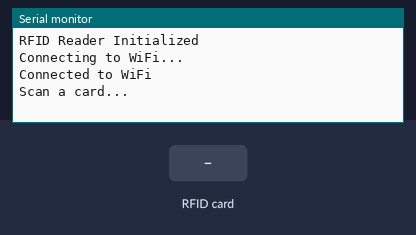
A program run on a simulated ESP32. Shown: the last lines printed to the serial monitor. The test bench sets the inputs (shaded band). WiFi joins after 1.5 s; servers stay silent unless stated; uploads are accepted with an empty reply.

Above: at 6.2 s.
6.3 s: RFID card 12 34 56 78 held to the reader
At 7.2 s:
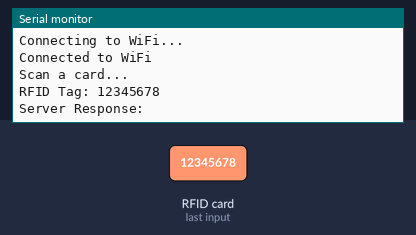
8.3 s: RFID card 5E 7A 19 C4 held to the reader
At 8.51 s:
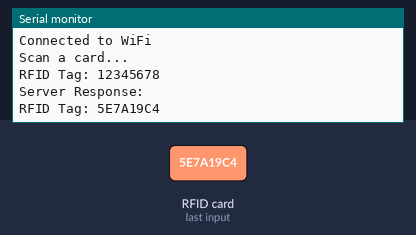

The program:

main.cpp
```cpp
#include <Arduino.h>
#include <WiFi.h>
#include <HTTPClient.h>
#include <SPI.h>
#include <MFRC522.h>

// RFID pins (adjust if necessary)
#define SS_PIN 5    // ESP32 pin connected to RFID SS
#define RST_PIN 22  // ESP32 pin connected to RFID RST

// Create instance of MFRC522
MFRC522 rfid(SS_PIN, RST_PIN);  // Create MFRC522 instance

// Wi-Fi credentials
const char* ssid = "FTTH-DEARBC";        // Replace with your Wi-Fi SSID
const char* password = "12345678";       // Replace with your Wi-Fi password
const char* serverName = "http://192.168.1.51/check_rfid.php"; // Replace with your PHP server IP

// Function prototype declaration
void sendRFIDServer(String rfidTag); // Declare the function before setup()

void setup() {
    Serial.begin(115200);  // Initialize serial communications with the PC

    // Initialize SPI bus with explicit pin configuration for ESP32
    SPI.begin(18, 19, 23, SS_PIN);  // SCK=18, MISO=19, MOSI=23, SS=5
    rfid.PCD_Init();  // Init MFRC522
    Serial.println("RFID Reader Initialized");

    // Connect to Wi-Fi
    WiFi.begin(ssid, password);
    while (WiFi.status() != WL_CONNECTED) {
        delay(5000);
        Serial.println("Connecting to WiFi...");
    }
    Serial.println("Connected to WiFi");
    Serial.println("Scan a card...");
}

void loop() {
    // Check if a new card is present
    if (!rfid.PICC_IsNewCardPresent()) {
        delay(500);  // Small delay before trying again
        return;
    }

    // Try to read the card
    if (!rfid.PICC_ReadCardSerial()) {
        Serial.println("Failed to read card");
        delay(500);  // Add delay to avoid rechecking too fast
        return;
    }

    // Build the RFID tag UID string
    String rfidTag = "";
    for (byte i = 0; i < rfid.uid.size; i++) {
        rfidTag += String(rfid.uid.uidByte[i], HEX);
    }
    rfidTag.toUpperCase();  // Convert UID to uppercase for consistency
    Serial.println("RFID Tag: " + rfidTag);  // Print the RFID tag UID

    sendRFIDServer(rfidTag);  // Call the function to send RFID tag to server

    rfid.PICC_HaltA();  // Halt PICC (stop reading)
    delay(1000);  // Delay to avoid reading the same card multiple times rapidly
}

// Function to send RFID tag to server via HTTP GET
void sendRFIDServer(String rfidTag) {
    if (WiFi.status() == WL_CONNECTED) {
        HTTPClient http;
        String url = String(serverName) + "?rfid=" + rfidTag;  // Prepare URL
        http.begin(url);
        int httpResponseCode = http.GET();  // Send HTTP GET request

        if (httpResponseCode > 0) {
            String response = http.getString();  // Get response
            Serial.println("Server Response: " + response);
        } else {
            Serial.println("Error on sending request: " + String(httpResponseCode));
        }
        http.end();  // Close connection
    } else {
        Serial.println("WiFi Disconnected");  // Check Wi-Fi status
    }
}
```

Measured:
- after the input at 6.3 s, the serial monitor: prints a new line after 0.33 s (image 1)
- after the input at 8.3 s, the serial monitor: prints a new line after 0.06 s (image 2)
